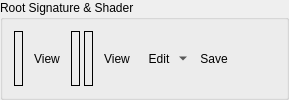
        <widget class="QGroupBox" name="asShaderGroup">
         <property name="sizePolicy">
          <sizepolicy hsizetype="Preferred" vsizetype="Minimum">
           <horstretch>0</horstretch>
           <verstretch>0</verstretch>
          </sizepolicy>
         </property>
         <property name="title">
          <string>Root Signature &amp;&amp; Shader</string>
         </property>
         <layout class="QHBoxLayout" name="asHorizontalLayout1">
          <property name="spacing">
           <number>0</number>
          </property>
          <item>
           <widget class="QFrame" name="asShaderControlsFrame">
            <layout class="QHBoxLayout" name="asHorizontalLayout2">
             <property name="spacing">
              <number>4</number>
             </property>
             <property name="leftMargin">
              <number>0</number>
             </property>
             <property name="topMargin">
              <number>0</number>
             </property>
             <property name="rightMargin">
              <number>0</number>
             </property>
             <property name="bottomMargin">
              <number>0</number>
             </property>
             <item>
              <widget class="RDLabel" name="asRootSig">
               <property name="frameShape">
                <enum>QFrame::Box</enum>
               </property>
              </widget>
             </item>
             <item>
              <widget class="QToolButton" name="asRootSigButton">
               <property name="cursor">
                <cursorShape>PointingHandCursor</cursorShape>
               </property>
               <property name="toolTip">
                <string>Open Root Signature View</string>
               </property>
               <property name="text">
                <string>View</string>
               </property>
               <property name="icon">
                <iconset resource="../../Resources/resources.qrc">
                 <normaloff>:/action.png</normaloff>:/action.png</iconset>
               </property>
               <property name="toolButtonStyle">
                <enum>Qt::ToolButtonTextBesideIcon</enum>
               </property>
               <property name="autoRaise">
                <bool>true</bool>
               </property>
              </widget>
             </item>
             <item>
              <widget class="RDLabel" name="asPipeline">
               <property name="sizePolicy">
                <sizepolicy hsizetype="Minimum" vsizetype="MinimumExpanding">
                 <horstretch>0</horstretch>
                 <verstretch>0</verstretch>
                </sizepolicy>
               </property>
               <property name="frameShape">
                <enum>QFrame::Box</enum>
               </property>
              </widget>
             </item>
             <item>
              <widget class="RDLabel" name="asShader">
               <property name="sizePolicy">
                <sizepolicy hsizetype="Minimum" vsizetype="MinimumExpanding">
                 <horstretch>0</horstretch>
                 <verstretch>0</verstretch>
                </sizepolicy>
               </property>
               <property name="frameShape">
                <enum>QFrame::Box</enum>
               </property>
              </widget>
             </item>
             <item>
              <widget class="QToolButton" name="asShaderViewButton">
               <property name="cursor">
                <cursorShape>PointingHandCursor</cursorShape>
               </property>
               <property name="toolTip">
                <string>Open Shader Source</string>
               </property>
               <property name="text">
                <string>View</string>
               </property>
               <property name="icon">
                <iconset resource="../../Resources/resources.qrc">
                 <normaloff>:/action.png</normaloff>:/action.png</iconset>
               </property>
               <property name="toolButtonStyle">
                <enum>Qt::ToolButtonTextBesideIcon</enum>
               </property>
               <property name="autoRaise">
                <bool>true</bool>
               </property>
              </widget>
             </item>
             <item>
              <widget class="QToolButton" name="asShaderEditButton">
               <property name="toolTip">
                <string>Edit Shader</string>
               </property>
               <property name="text">
                <string>Edit</string>
               </property>
               <property name="icon">
                <iconset resource="../../Resources/resources.qrc">
                 <normaloff>:/page_white_edit.png</normaloff>:/page_white_edit.png</iconset>
               </property>
               <property name="popupMode">
                <enum>QToolButton::MenuButtonPopup</enum>
               </property>
               <property name="toolButtonStyle">
                <enum>Qt::ToolButtonTextBesideIcon</enum>
               </property>
               <property name="autoRaise">
                <bool>true</bool>
               </property>
              </widget>
             </item>
             <item>
              <widget class="QToolButton" name="asShaderSaveButton">
               <property name="toolTip">
                <string>Save Shader DXBC</string>
               </property>
               <property name="text">
                <string>Save</string>
               </property>
               <property name="icon">
                <iconset resource="../../Resources/resources.qrc">
                 <normaloff>:/save.png</normaloff>:/save.png</iconset>
               </property>
               <property name="toolButtonStyle">
                <enum>Qt::ToolButtonTextBesideIcon</enum>
               </property>
               <property name="autoRaise">
                <bool>true</bool>
               </property>
              </widget>
             </item>
            </layout>
           </widget>
          </item>
          <item>
           <spacer name="asHorizontalSpacer1">
            <property name="orientation">
             <enum>Qt::Horizontal</enum>
            </property>
            <property name="sizeHint" stdset="0">
             <size>
              <width>40</width>
              <height>20</height>
             </size>
            </property>
           </spacer>
          </item>
         </layout>
        </widget>
